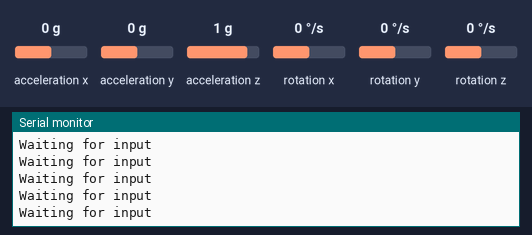
The sketch below on a simulated ESP32. Shown: the last lines printed to the serial monitor. The test bench sets the inputs (shaded band); at power-on: acceleration x 0 g, acceleration y 0 g, acceleration z 1 g, rotation x 0 °/s, rotation y 0 °/s, rotation z 0 °/s.

Above: at 1.2 s.
1.3 s: acceleration x set to -1.4 g
At 1.33 s:
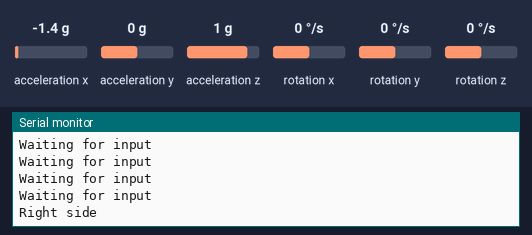
3.2 s: acceleration y set to 0.8 g
At 3.27 s:
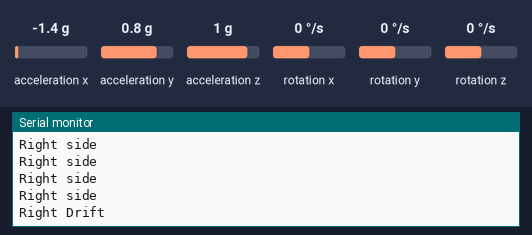
5.1 s: acceleration x set to 0 g
At 5.2 s:
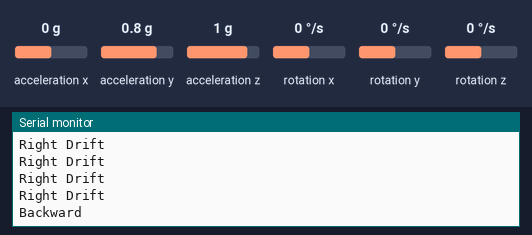
7.1 s: acceleration y set to -1.4 g
At 7.14 s:
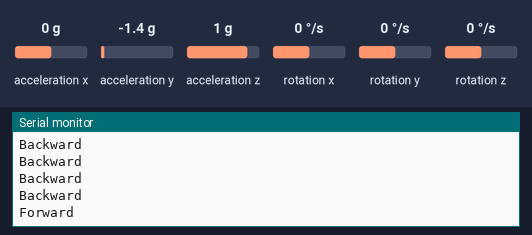
9.0 s: acceleration x set to 0.8 g
At 9.18 s:
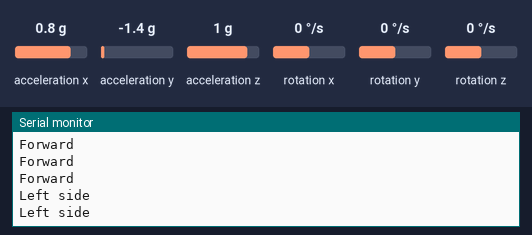
10.9 s: acceleration y set to 1.4 g
At 10.91 s:
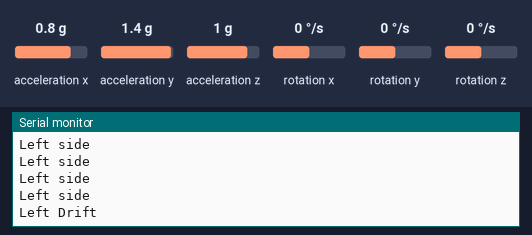

Measured:
- after the input at 1.3 s, the serial monitor: prints a new line at once (image 1)
- after the input at 3.2 s, the serial monitor: prints a new line after 0.06 s (image 2)
- after the input at 5.1 s, the serial monitor: prints a new line after 0.10 s (image 3)
- after the input at 7.1 s, the serial monitor: prints a new line at once (image 4)
- after the input at 9.0 s, the serial monitor: prints a new line after 0.07 s (image 5)
- after the input at 10.9 s, the serial monitor: prints a new line at once (image 6)

The sketch:

arduino_code.ino
```cpp
#include <Wire.h>
#include <MPU6050.h>
MPU6050 mpu;
const int16_t INVALID_THRESHOLD = 100;
void setup() {
  Serial.begin(115200);
  Wire.begin(12, 14);
  mpu.initialize();
  if (!mpu.testConnection()) {
    Serial.println("MPU-6050 connection failed.");
    while (1);
  } else {
    Serial.println("MPU-6050 connected successfully.");
  }
}
void loop() {
  int16_t ax, ay, az;
  mpu.getAcceleration(&ax, &ay, &az);
  if (abs(ax) < INVALID_THRESHOLD && abs(ay) < INVALID_THRESHOLD && abs(az) < INVALID_THRESHOLD) {
    Serial.println("Data Invalid");
  } else {
    if (ax > 5000 && ay > 9000) {
      Serial.println("Left Drift");
    } else if (ax < -5000 && ay > 10000) {
      Serial.println("Right Drift");
    } else if (az < 18000 && ax > 6000) {
      Serial.println("Left side");
    } else if (az < 18000 && ax < -6000) {
      Serial.println("Right side");
    } else if (ay < -4000) {
      Serial.println("Forward");
    } else if (ay > 5000) {
      Serial.println("Backward");
    } else {
      Serial.println("Waiting for input");
    }
  }
  delay(100);
}
```
